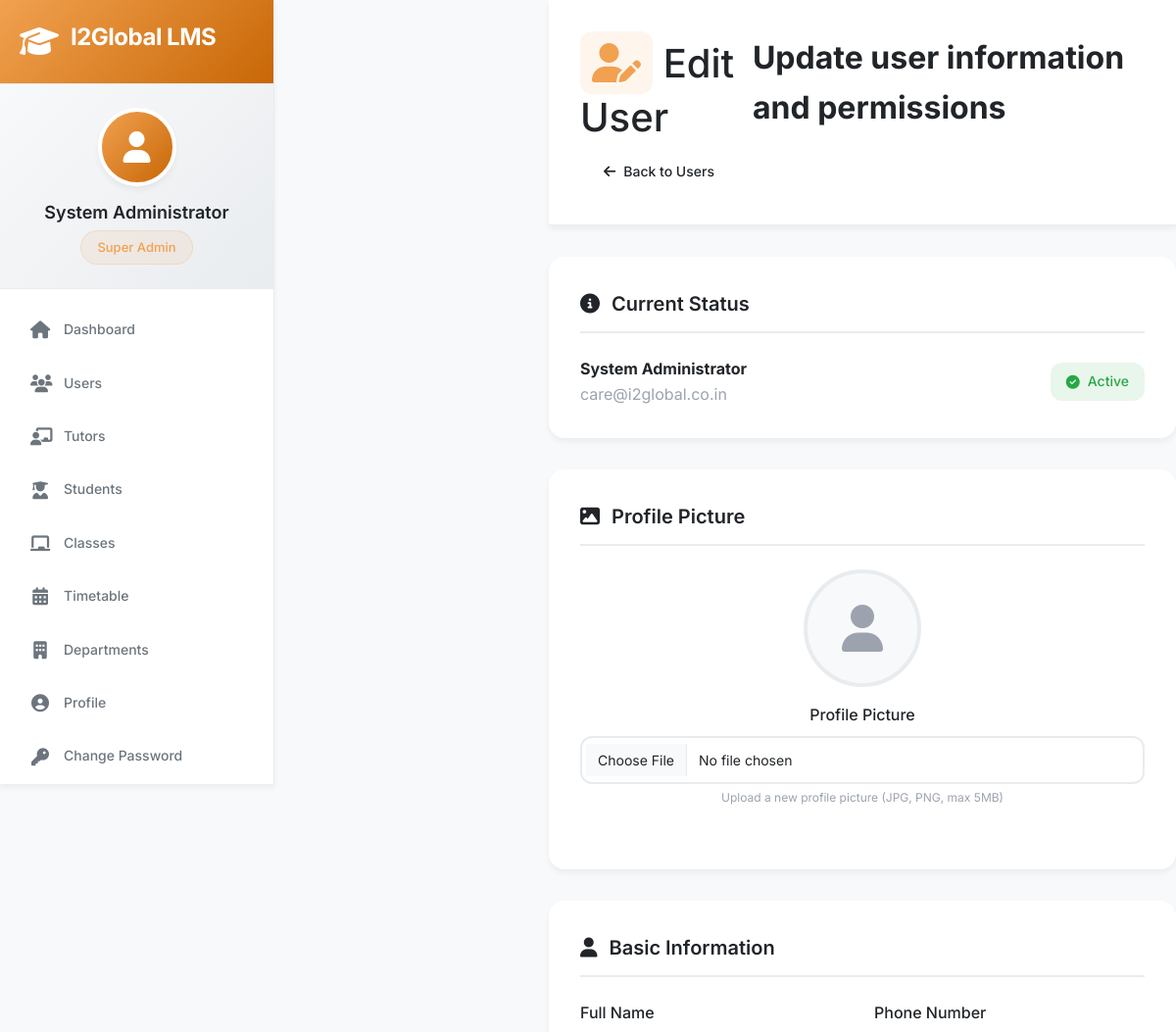
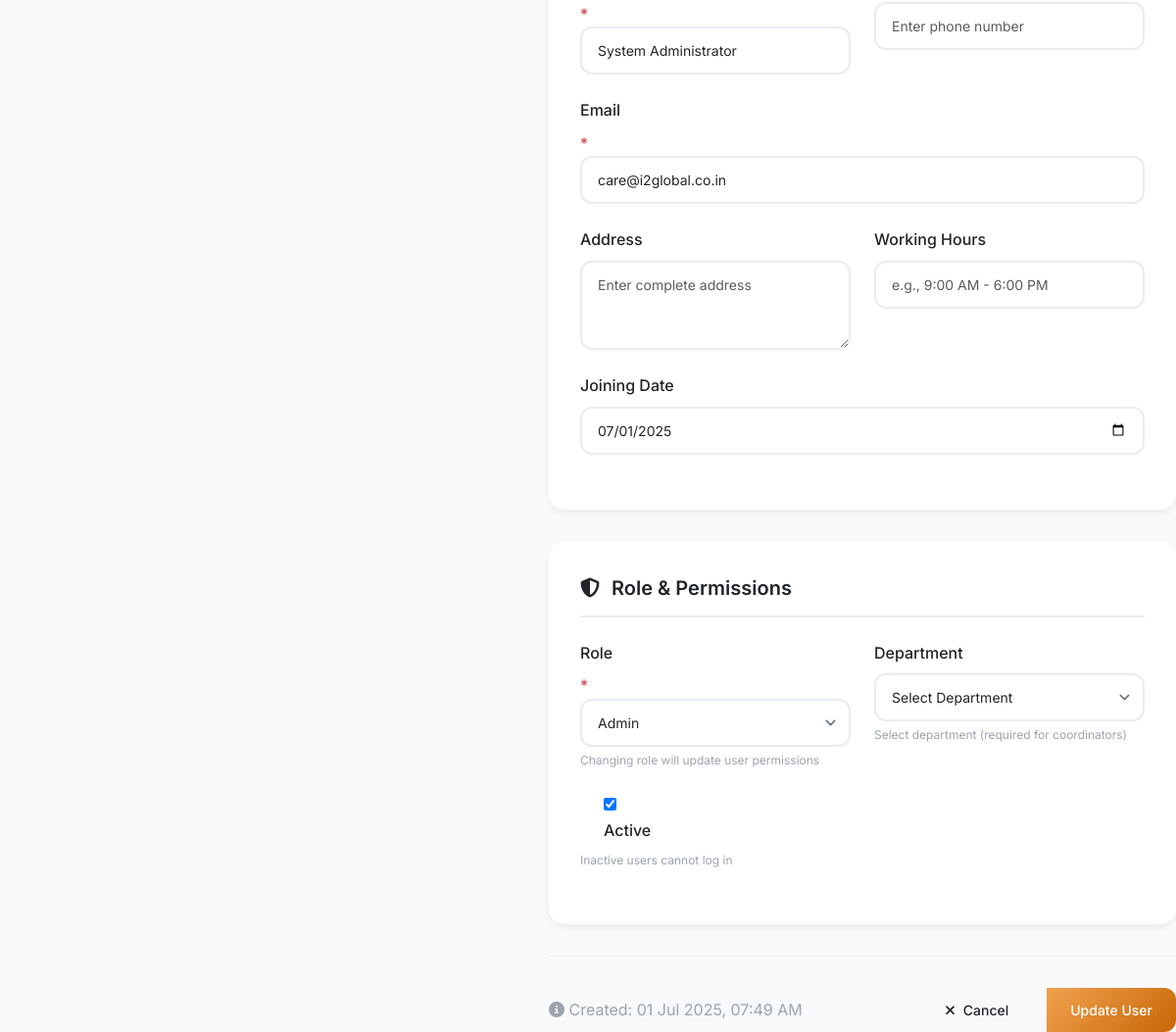
Page /admin/users/1/edit (signed in) on the committed database (2 pictures, top to bottom).
### app/models/user.py (models this page shows, shortened)
class User(UserMixin, db.Model):
    __tablename__ = 'users'
    id = db.Column(db.Integer, primary_key=True)
    username = db.Column(db.String(80), unique=True, nullable=False, index=True)
    email = db.Column(db.String(120), unique=True, nullable=False, index=True)
    password_hash = db.Column(db.String(255), nullable=False)
    full_name = db.Column(db.String(100), nullable=False)
    phone = db.Column(db.String(20))
    address = db.Column(db.Text)
    profile_picture = db.Column(db.String(100))
    role = db.Column(db.String(20), nullable=False, default='tutor')  # superadmin, admin, coordinator, tutor
    department_id = db.Column(db.Integer, db.ForeignKey('departments.id'))
    is_active = db.Column(db.Boolean, default=True)
    is_verified = db.Column(db.Boolean, default=False)
    created_at = db.Column(db.DateTime, default=datetime.utcnow)
    last_login = db.Column(db.DateTime)
    joining_date = db.Column(db.Date)
    working_hours = db.Column(db.String(50))  # "9:00 AM - 6:00 PM"
    emergency_contact = db.Column(db.Text)  # JSON string
    department = db.relationship('Department', foreign_keys=[department_id], backref='users', lazy=True)
    tutor_profile = db.relationship('Tutor', backref='user', uselist=False, lazy=True)
    def has_permission(self, permission):
        if self.role == 'superadmin':
            return True
    def get_role_display(self):
        role_map = {
            'superadmin': 'Super Admin',
            'admin': 'Admin',
            'coordinator': 'Coordinator',
            'tutor': 'Tutor'
        }
        return role_map.get(self.role, self.role.title())

### app/routes/admin.py (the view, shortened to what this page needs)
@bp.route('/users/<int:user_id>/edit', methods=['GET', 'POST'])
@login_required
@admin_required
def edit_user(user_id):
    user = User.query.get_or_404(user_id)
    form = EditUserForm(user_id=user.id, obj=user)
    return render_template('admin/edit_user.html', form=form, user=user)

### app/models/user.py (called while the page is built)
@login.user_loader
def load_user(user_id):
    return User.query.get(int(user_id))

### app/routes/admin.py (called while the page is built)
def admin_required(f):
    @wraps(f)
    def decorated_function(*args, **kwargs):
        if current_user.role not in ['superadmin', 'admin', 'coordinator']:
            flash('Access denied. Insufficient permissions.', 'error')
            return redirect(url_for('dashboard.index'))
        return f(*args, **kwargs)
    return decorated_function

### app/templates/admin/edit_user.html (shortened to what this page needs)
{% extends "base.html" %}
{% block content %}
<div class="main-content">
    <div class="page-header">
        <div class="page-header-content">
            <div class="page-title">
                <h1><i class="fas fa-user-edit"></i> Edit User</h1>
                <p>Update user information and permissions</p>
            </div>
            <div class="page-actions">
                <a href="{{ url_for('admin.users') }}" class="btn btn-outline">
                    <i class="fas fa-arrow-left"></i> Back to Users
                </a>
            </div>
        </div>
    </div>
    <div class="edit-form-container">
        <form method="POST" enctype="multipart/form-data" id="editUserForm">
            <div class="form-section">
                <div class="section-title">
                    <i class="fas fa-info-circle"></i>
                    Current Status
                </div>
                <div class="d-flex justify-content-between align-items-center">
                    <div>
                        <strong>{{ user.full_name }}</strong>
                        <div class="text-muted">{{ user.email }}</div>
                    </div>
                    <div class="user-status {% if user.is_active %}active{% else %}inactive{% endif %}">
                        {% if user.is_active %}
                            <i class="fas fa-check-circle"></i> Active
                        {% else %}
                            <i class="fas fa-times-circle"></i> Inactive
                        {% endif %}
                    </div>
                </div>
            </div>
            <div class="form-section">
                <div class="section-title">
                    <i class="fas fa-image"></i>
                    Profile Picture
                </div>
                <div class="avatar-section">
                    <div class="avatar-preview">
                        {% if user.profile_picture %}
                            <img src="{{ url_for('static', filename='uploads/profiles/' + user.profile_picture) }}" alt="Profile Picture">
                        {% else %}
                            <i class="fas fa-user"></i>
                        {% endif %}
                    </div>
                    <div class="form-group">
                        {{ form.profile_picture.label(class="form-label") }}
                        {{ form.profile_picture(class="form-control") }}
                        <div class="help-text">Upload a new profile picture (JPG, PNG, max 5MB)</div>
                    </div>
                </div>
            </div>
            <div class="form-section">
                <div class="section-title">
                    <i class="fas fa-user"></i>
                    Basic Information
                </div>
                <div class="form-row">
                    <div class="form-group">
                        {{ form.full_name.label(class="form-label") }} <span class="required">*</span>
                        {{ form.full_name(class="form-control") }}
                    </div>
                    <div class="form-group">
                        {{ form.phone.label(class="form-label") }}
                        {{ form.phone(class="form-control") }}
                    </div>
                </div>
                <div class="form-row single">
                    <div class="form-group">
                        {{ form.email.label(class="form-label") }} <span class="required">*</span>
                        {{ form.email(class="form-control") }}
                    </div>
                </div>
                <div class="form-row">
                    <div class="form-group">
                        {{ form.address.label(class="form-label") }}
                        {{ form.address(class="form-control", rows="3") }}
                    </div>
                    <div class="form-group">
                        {{ form.working_hours.label(class="form-label") }}
                        {{ form.working_hours(class="form-control") }}
                    </div>
                </div>
                <div class="form-row single">
                    <div class="form-group">
                        {{ form.joining_date.label(class="form-label") }}
                        {{ form.joining_date(class="form-control") }}
                    </div>
                </div>
            </div>
            <div class="form-section">
                <div class="section-title">
                    <i class="fas fa-shield-alt"></i>
                    Role & Permissions
                </div>
                <div class="form-row">
                    <div class="form-group">
                        {{ form.role.label(class="form-label") }} <span class="required">*</span>
                        {{ form.role(class="form-control form-select") }}
                        <div class="help-text">Changing role will update user permissions</div>
                    </div>
                    <div class="form-group">
                        {{ form.department_id.label(class="form-label") }}
                        {{ form.department_id(class="form-control form-select") }}
                        <div class="help-text">Select department (required for coordinators)</div>
                    </div>
                </div>
                <div class="form-row single">
                    <div class="form-group">
                        <div class="form-check">
                            {{ form.is_active() }}
                            {{ form.is_active.label(class="form-check-label") }}
                        </div>
                        <div class="help-text">Inactive users cannot log in</div>
                    </div>
                </div>
            </div>
            <div class="form-actions">
                <div class="text-muted">
                    <i class="fas fa-info-circle"></i>
                    Created: {{ user.created_at.strftime('%d %b %Y, %I:%M %p') if user.created_at else 'Unknown' }}
                </div>
                <div class="btn-group">
                    <a href="{{ url_for('admin.users') }}" class="btn btn-outline">
                        <i class="fas fa-times"></i> Cancel
                    </a>
                    {{ form.submit(class="btn btn-primary") }}
                </div>
            </div>
        </form>
    </div>
</div>
{% endblock %}

### app/templates/base.html (shortened to what this page needs)
<!DOCTYPE html>
<html lang="en">
<head>
    <link rel="stylesheet" href="https://cdnjs.cloudflare.com/ajax/libs/font-awesome/6.4.0/css/all.min.css">
    <link href="https://cdn.jsdelivr.net/npm/bootstrap@5.3.0/dist/css/bootstrap.min.css" rel="stylesheet">
</head>
<body>
    <div class="app-container">
        {% if current_user.is_authenticated %}
        <nav class="sidebar" id="sidebar">
            <div class="sidebar-header">
                <div class="logo-container">
                    <i class="fas fa-graduation-cap logo-icon"></i>
                    <h3 class="logo-text">{{ APP_NAME }}</h3>
                </div>
            </div>
            <div class="user-profile">
                <div class="user-avatar">
                    {% if current_user.profile_picture %}
                        <img src="{{ url_for('static', filename='uploads/profiles/' + current_user.profile_picture) }}" alt="Profile">
                    {% else %}
                        <i class="fas fa-user"></i>
                    {% endif %}
                </div>
                <div class="user-info">
                    <h4>{{ current_user.full_name or current_user.username }}</h4>
                    <span class="user-role">{{ current_user.get_role_display() }}</span>
                </div>
            </div>
            <ul class="nav-menu">
                <li class="nav-item">
                    <a href="{{ url_for('dashboard.index') }}" class="nav-link {% if request.endpoint == 'dashboard.admin_dashboard' or request.endpoint == 'dashboard.tutor_dashboard' %}active{% endif %}">
                        <i class="fas fa-home"></i>
                        <span>Dashboard</span>
                    </a>
                </li>
                {% if current_user.role in ['superadmin', 'admin', 'coordinator'] %}
                {% if current_user.has_permission('user_management') %}
                <li class="nav-item">
                    <a href="{{ url_for('admin.users') }}" class="nav-link {% if request.endpoint and 'users' in request.endpoint %}active{% endif %}">
                        <i class="fas fa-users"></i>
                        <span>Users</span>
                    </a>
                </li>
                {% endif %}
                {% if current_user.has_permission('tutor_management') %}
                <li class="nav-item">
                    <a href="{{ url_for('admin.tutors') }}" class="nav-link {% if request.endpoint and 'tutors' in request.endpoint %}active{% endif %}">
                        <i class="fas fa-chalkboard-teacher"></i>
                        <span>Tutors</span>
                    </a>
                </li>
                {% endif %}
                {% if current_user.has_permission('student_management') %}
                <li class="nav-item">
                    <a href="{{ url_for('admin.students') }}" class="nav-link {% if request.endpoint and 'students' in request.endpoint %}active{% endif %}">
                        <i class="fas fa-user-graduate"></i>
                        <span>Students</span>
                    </a>
                </li>
                {% endif %}
                {% if current_user.has_permission('class_management') %}
                <li class="nav-item">
                    <a href="{{ url_for('admin.classes') }}" class="nav-link {% if 'classes' in request.endpoint %}active{% endif %}">
                        <i class="fas fa-chalkboard"></i>
                        <span>Classes</span>
                    </a>
                </li>
                {% endif %}
                {% if current_user.has_permission('timetable_management') %}
                <li class="nav-item">
                    <a href="{{ url_for('admin.timetable') }}" class="nav-link {% if 'timetable' in request.endpoint %}active{% endif %}">
                        <i class="fas fa-calendar-alt"></i>
                        <span>Timetable</span>
                    </a>
                </li>
                {% endif %}
                {% if current_user.role in ['superadmin', 'admin'] %}
                <li class="nav-item">
                    <a href="{{ url_for('admin.departments') }}" class="nav-link {% if 'departments' in request.endpoint %}active{% endif %}">
                        <i class="fas fa-building"></i>
                        <span>Departments</span>
                    </a>
                </li>
                {% endif %}
                {% endif %}
                <li class="nav-item">
                    <a href="#" class="nav-link">
                        <i class="fas fa-user-circle"></i>
                        <span>Profile</span>
                    </a>
                </li>
                <li class="nav-item">
                    <a href="{{ url_for('auth.change_password') }}" class="nav-link {% if 'change_password' in request.endpoint %}active{% endif %}">
                        <i class="fas fa-key"></i>
                        <span>Change Password</span>
                    </a>
                </li>
            </ul>
        </nav>
        {% endif %}
        <main class="main-content {% if not current_user.is_authenticated %}full-width{% endif %}">
            {% block content %}{% endblock %}
        </main>
    </div>
</body>
</html>

### app/templates/admin/edit_user.html (style rules this page uses)
.edit-form-container { max-width: 800px; margin: 0 auto; }
.form-section { background: var(--bg-white); border-radius: var(--border-radius-lg); padding: 2rem; margin-bottom: 2rem; box-shadow: var(--shadow); }
.section-title { font-size: 1.25rem; font-weight: 600; color: var(--text-primary); margin-bottom: 1.5rem; padding-bottom: 0.75rem; border-bottom: 2px solid var(--border-color); display: flex; align-items: center; gap: 0.75rem; }
.form-row { display: grid; grid-template-columns: 1fr 1fr; gap: 1.5rem; margin-bottom: 1.5rem; }
.form-row.single { grid-template-columns: 1fr; }
.form-group label { display: block; font-weight: 500; color: var(--text-primary); margin-bottom: 0.5rem; }
.form-control { width: 100%; padding: 0.75rem 1rem; border: 2px solid var(--border-color); border-radius: var(--border-radius); font-size: 0.875rem; transition: var(--transition); background: var(--bg-white); }
.form-select { background-position: right 0.5rem center; background-repeat: no-repeat; background-size: 1.5em 1.5em; padding-right: 2.5rem; }
.required { color: var(--danger-color); }
.help-text { font-size: 0.75rem; color: var(--text-muted); margin-top: 0.25rem; }
.form-actions { display: flex; justify-content: space-between; align-items: center; gap: 1rem; padding-top: 2rem; border-top: 1px solid var(--border-color); margin-top: 2rem; }
.btn-group { display: flex; gap: 1rem; }
.user-status { display: inline-flex; align-items: center; gap: 0.5rem; padding: 0.5rem 1rem; border-radius: var(--border-radius); font-size: 0.875rem; font-weight: 500; }
.user-status.active { background: rgba(40, 167, 69, 0.1); color: var(--success-color); }
.avatar-section { text-align: center; margin-bottom: 2rem; }
.avatar-preview { width: 120px; height: 120px; border-radius: 50%; border: 4px solid var(--border-color); margin: 0 auto 1rem auto; object-fit: cover; background: var(--bg-light); display: flex; align-items: center; justify-content: center; font-size: 3rem; color: var(--text-muted); }

### rows in the picture
User: full_name "System Administrator", role "Super Admin", email "care@i2global.co.in", joining_date "07/01/2025", role "Admin", department_id "Select Department", is_active "☑", created_at "01 Jul 2025, 07:49 AM"

### other values in the picture
{{ APP_NAME }} "I2Global LMS"
